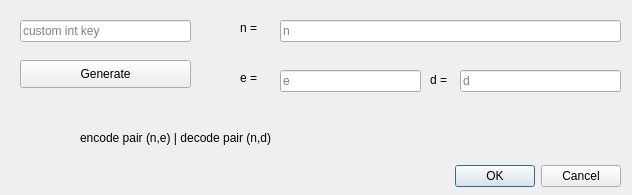
<?xml version="1.0" encoding="UTF-8"?>
<ui version="4.0">
 <class>Dialog</class>
 <widget class="QDialog" name="Dialog">
  <property name="geometry">
   <rect>
    <x>0</x>
    <y>0</y>
    <width>632</width>
    <height>195</height>
   </rect>
  </property>
  <property name="windowTitle">
   <string>Dialog</string>
  </property>
  <widget class="QDialogButtonBox" name="buttonBox">
   <property name="geometry">
    <rect>
     <x>280</x>
     <y>160</y>
     <width>341</width>
     <height>32</height>
    </rect>
   </property>
   <property name="orientation">
    <enum>Qt::Horizontal</enum>
   </property>
   <property name="standardButtons">
    <set>QDialogButtonBox::Cancel|QDialogButtonBox::Ok</set>
   </property>
  </widget>
  <widget class="QPushButton" name="btnGenerate">
   <property name="geometry">
    <rect>
     <x>20</x>
     <y>60</y>
     <width>171</width>
     <height>28</height>
    </rect>
   </property>
   <property name="text">
    <string>Generate</string>
   </property>
  </widget>
  <widget class="QLineEdit" name="lineEdit_n">
   <property name="geometry">
    <rect>
     <x>280</x>
     <y>20</y>
     <width>341</width>
     <height>22</height>
    </rect>
   </property>
   <property name="placeholderText">
    <string>n</string>
   </property>
  </widget>
  <widget class="QLineEdit" name="lineEdit_e">
   <property name="geometry">
    <rect>
     <x>280</x>
     <y>70</y>
     <width>141</width>
     <height>22</height>
    </rect>
   </property>
   <property name="placeholderText">
    <string>e</string>
   </property>
  </widget>
  <widget class="QLineEdit" name="lineEdit_d">
   <property name="geometry">
    <rect>
     <x>460</x>
     <y>70</y>
     <width>161</width>
     <height>22</height>
    </rect>
   </property>
   <property name="text">
    <string/>
   </property>
   <property name="placeholderText">
    <string>d</string>
   </property>
  </widget>
  <widget class="QLineEdit" name="lineEdit_customKey">
   <property name="geometry">
    <rect>
     <x>20</x>
     <y>20</y>
     <width>171</width>
     <height>22</height>
    </rect>
   </property>
   <property name="placeholderText">
    <string>custom int key</string>
   </property>
  </widget>
  <widget class="QLabel" name="label">
   <property name="geometry">
    <rect>
     <x>80</x>
     <y>130</y>
     <width>201</width>
     <height>16</height>
    </rect>
   </property>
   <property name="text">
    <string>encode pair (n,e) | decode pair (n,d)</string>
   </property>
  </widget>
  <widget class="QLabel" name="label_2">
   <property name="geometry">
    <rect>
     <x>240</x>
     <y>20</y>
     <width>31</width>
     <height>16</height>
    </rect>
   </property>
   <property name="text">
    <string>n =</string>
   </property>
  </widget>
  <widget class="QLabel" name="label_3">
   <property name="geometry">
    <rect>
     <x>240</x>
     <y>70</y>
     <width>31</width>
     <height>16</height>
    </rect>
   </property>
   <property name="text">
    <string>e = </string>
   </property>
  </widget>
  <widget class="QLabel" name="label_4">
   <property name="geometry">
    <rect>
     <x>430</x>
     <y>70</y>
     <width>31</width>
     <height>20</height>
    </rect>
   </property>
   <property name="text">
    <string>d = </string>
   </property>
  </widget>
 </widget>
 <resources/>
 <connections>
  <connection>
   <sender>buttonBox</sender>
   <signal>accepted()</signal>
   <receiver>Dialog</receiver>
   <slot>accept()</slot>
   <hints>
    <hint type="sourcelabel">
     <x>248</x>
     <y>254</y>
    </hint>
    <hint type="destinationlabel">
     <x>157</x>
     <y>274</y>
    </hint>
   </hints>
  </connection>
  <connection>
   <sender>buttonBox</sender>
   <signal>rejected()</signal>
   <receiver>Dialog</receiver>
   <slot>reject()</slot>
   <hints>
    <hint type="sourcelabel">
     <x>316</x>
     <y>260</y>
    </hint>
    <hint type="destinationlabel">
     <x>286</x>
     <y>274</y>
    </hint>
   </hints>
  </connection>
 </connections>
</ui>
